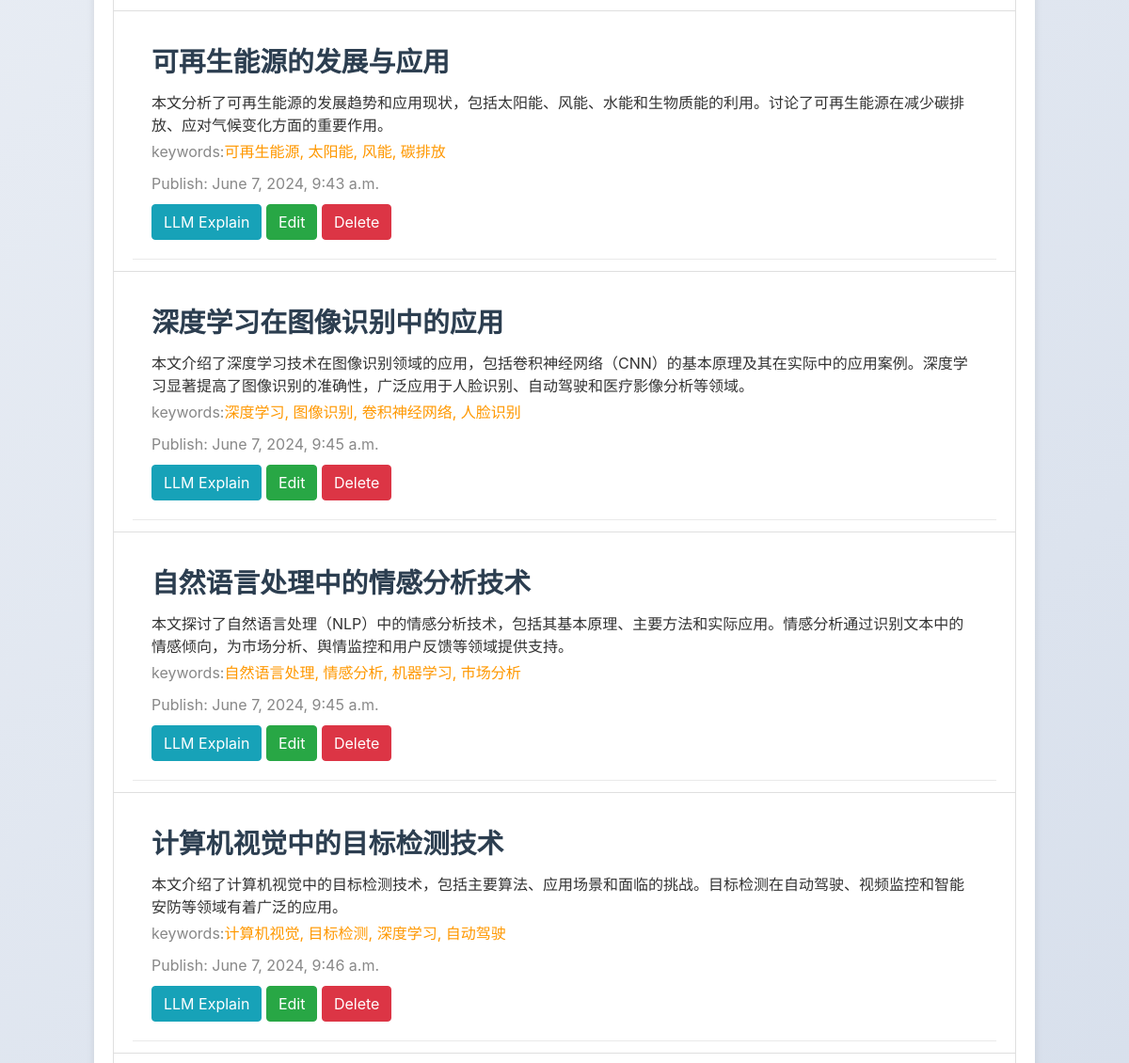
Page /personal/ (signed in, middle part) on the earlier database version.
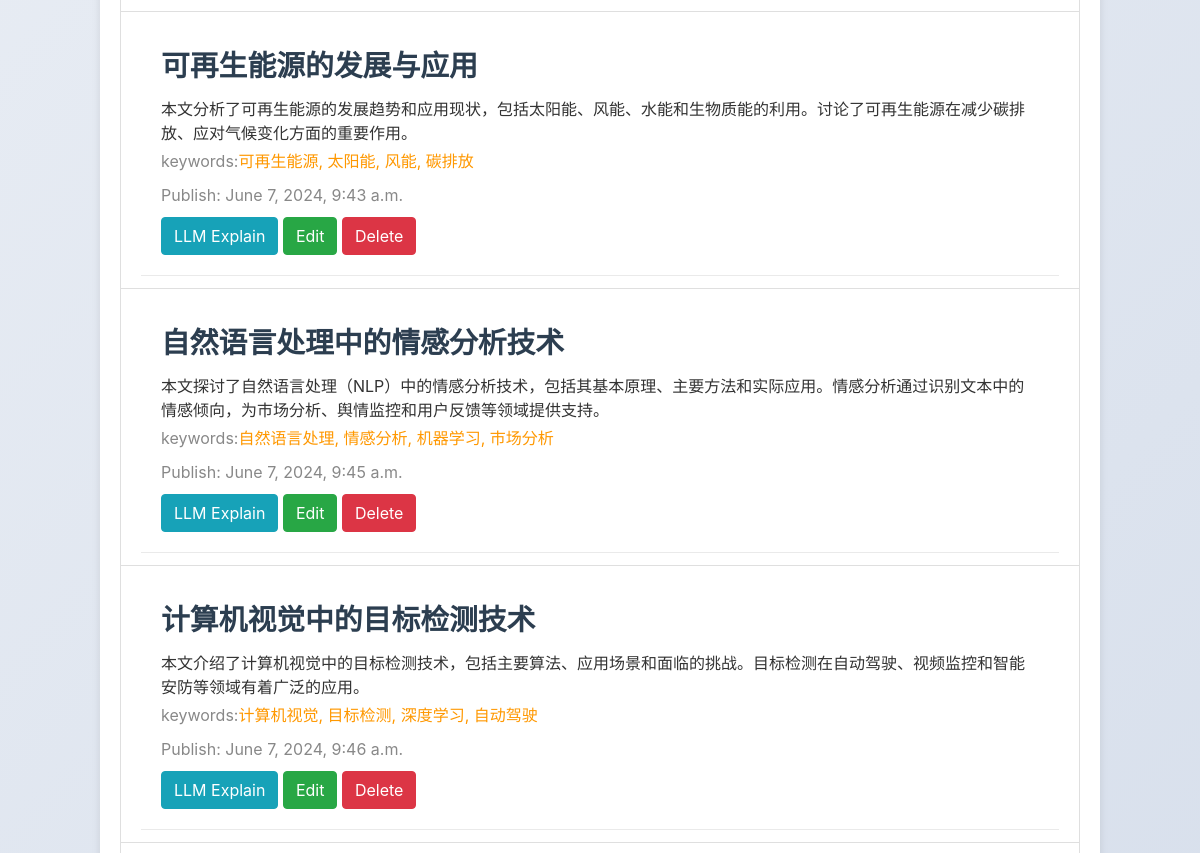
Same page on the later database version.
### app01/models.py (models this page shows, shortened)
class Article(models.Model):
    title = models.CharField(max_length=200)
    author = models.CharField(max_length=200)
    summary = models.TextField()
    keywords = models.CharField(max_length=200)
    publish_time = models.DateTimeField(auto_now_add=True)  # 自动设置为添加时的时间
    content = RichTextUploadingField()  # 使用带上传功能的 CKEditor
    category =  models.ForeignKey(Category, on_delete=models.CASCADE)
    is_shared = models.BooleanField(default=False)  # 新增字段，默认值为 False（非共享状态）

### app01/views.py (the view)
# urls.py: path('personal/', views.personal, name='personal'),
@login_required
def personal(request):
    user_articles = Article.objects.filter(author=request.user)
    if request.method == 'POST':
        user_form = UserUpdateForm(request.POST, instance=request.user)
        if user_form.is_valid():
            user_form.save()
            for article in user_articles:
                article.author = request.user.username
                article.save()
            messages.success(request, f'Your account has been updated!')
            return redirect('personal')
    else:
        user_form = UserUpdateForm(instance=request.user)
    context = {
        'user_form': user_form,
        'user_articles': user_articles,
    }
    return render(request, 'personal.html', context)

### app01/templates/personal.html (shortened to what this page needs)
<!DOCTYPE html>
<html lang="en">
<head>
    <link href="https://maxcdn.bootstrapcdn.com/bootstrap/4.5.2/css/bootstrap.min.css" rel="stylesheet">
    <link href="https://maxcdn.bootstrapcdn.com/bootstrap/4.5.2/css/bootstrap.min.css" rel="stylesheet">
    <link href="/static/css/home.css?version=1.0.0" rel="stylesheet">
</head>
<body>
    <div class="container mt-5">
        <ul class="list-group">
            {% for article in user_articles %}
                <li class="list-group-item">
                    <div class="article-card">
                        <div class="article-title">
                            <a href="{% url 'article_detail' article.id %}">{{ article.title }}</a>
                        </div>
                        <div class="article-summary">
                            {{ article.summary }}
                        </div>
                        <div class="keywords">
                            <p class="article-publish mt-2">keywords:</p>
                            <p class="article-keywords mt-2">{{ article.keywords }}</p>
                        </div>
                        <div class="article-publish mt-2">
                            Publish: {{ article.publish_time }}
                        </div>
                        <div class="btn-action">
                            <button class="btn btn-info llm-explain-btn" data-article-id="{{ article.id }}">LLM Explain</button>
                            <a href="{% url 'edit_article' article.id %}" class="btn btn-success">Edit</a>
                            <form method="post" action="{% url 'delete_article' article.id %}" onsubmit="return confirmDelete();"style="display:inline;" >
                                <button type="submit" class="btn btn-danger" >Delete</button>
                            </form>
                        </div>
                    </div>
                </li>
            {% endfor %}
        </ul>
    </div>
</body>
</html>

Differences in the rows shown:
removed Article: title "深度学习在图像识别中的应用", summary "本文介绍了深度学习技术在图像识别领域的应用，包括卷积神经网络（CNN）的基本原理及其在实际中的应用案例。深度学习显著提高了图像识别的准确性，广泛应用于人脸识别、自动驾驶和医疗影像分析等领域。", keywords "深度学习, 图像识别, 卷积神经网络, 人脸识别", publish_time "June 7, 2024, 9:45 a.m."
